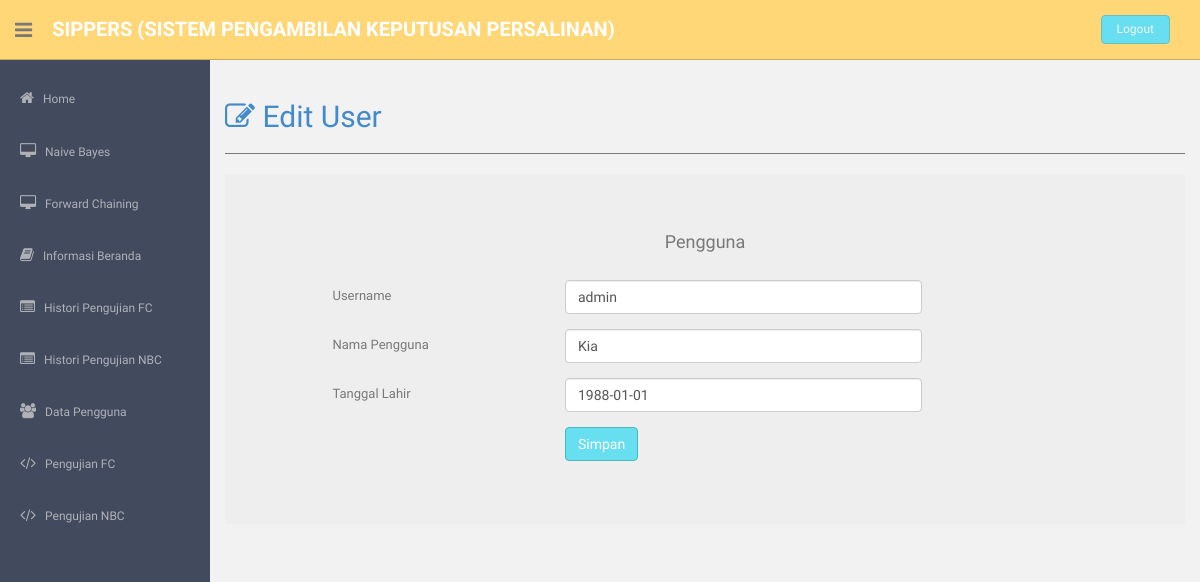
Page /admin/theme/index.php?page=edit_user&id=4 (signed in) on the committed database.
### tables this page shows
CREATE TABLE `daftar_user` (
  `id_user` int(5) NOT NULL AUTO_INCREMENT,
  `username` varchar(50) DEFAULT NULL,
  `nama` varchar(35) DEFAULT NULL,
  `level` varchar(50) DEFAULT 'pasien',
  `password` varchar(255) DEFAULT NULL,
  `tgl_lahir` date DEFAULT NULL,
  `tgl_diagnosa` date DEFAULT NULL,
  `hasil` varchar(30) DEFAULT '',
  `keterangan` varchar(35) DEFAULT '',
  `noip` varchar(50) DEFAULT '',
  `hasil_fc` varchar(50) DEFAULT NULL,
  PRIMARY KEY (`id_user`)
);

### admin/user/edit_user.php (the view, shortened to what this page needs)
<?php
include "../config/koneksi.php";
echo "<h2><a  href='?page=edit_user'><i class='fa fa-edit'></i> Edit User</a></h2><hr>";
$id=$_GET['id'];
if ($id=="") {
echo "<script>alert('Pilih dulu data yang akan di-update');</script>";
echo "<meta http-equiv='refresh' content='0; url=?page=user'>";
} else {
$query=mysqli_query($con,"SELECT * FROM daftar_user WHERE id_user=$id");
$hasil=mysqli_fetch_array($query);
$user=$hasil['username'];
$nama = $hasil['nama'];
$tgl_lahir = $hasil['tgl_lahir'];
?>
<div class="jumbotron">
<center><h4>Pengguna</h4></center>
<br>
<form class="form-horizontal" method="post" action="?page=act_edit_user">
  <div class="form-group">
    <label for="Gejala" class="col-md-3 col-md-offset-1 control-label">Username</label>
    <div class="col-sm-5">
      <input type="text" class="form-control" name="user" value="<?php echo $user; ?>">
    </div>
  </div>
      <div class="form-group">
    <label for="Gejala" class="col-md-3 col-md-offset-1 control-label">Nama Pengguna</label>
    <div class="col-sm-5">
      <input type="text" class="form-control" name="nama" value="<?php echo $nama; ?>">
    </div>
  </div>
    <div class="form-group">
    <label for="Gejala" class="col-md-3 col-md-offset-1 control-label">Tanggal Lahir</label>
    <div class="col-sm-5">
		<input type="text" class="form-control" id="inputField" name="tgl_lahir" value="<?php echo $tgl_lahir; ?>">
    </div>
  </div>
  <div class="form-group">
    <div class="col-sm-offset-4 col-sm-5">
      <button type="submit" class="btn btn-theme">Simpan</button>
    </div>
  </div>
</form>
</div>
<?php
}
?>

### admin/theme/assets/css/style.css (style rules this page uses)
body { color: #797979; background: #f2f2f2; font-family: 'Ruda', sans-serif; padding: 0px !important; margin: 0px !important; font-size:13px; }
a, a:hover, a:focus { text-decoration: none; outline: none; }
.btn-theme { color: #fff; background-color: #68dff0; border-color: #48bcb4; }
hr { margin-top: 20px; margin-bottom: 20px; border: 0; border-top: 1px solid #797979; }
label { font-weight: 400; }
@media (min-width: 768px) { .form-horizontal .control-label { text-align: left; } }

### rows in the picture
daftar_user: user "admin", nama "Kia", tgl_lahir "1988-01-01"
